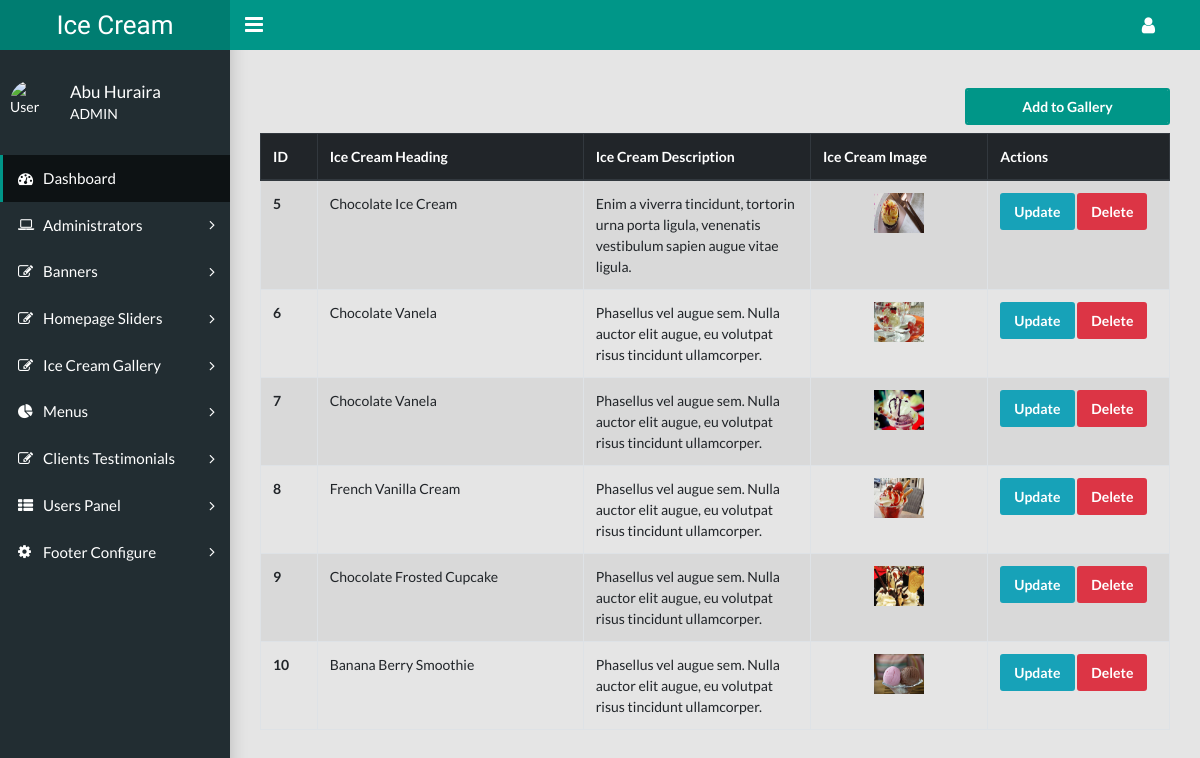
The page /admin/galleries.php (signed in) on the database its author committed.
### tables this page shows
CREATE TABLE IF NOT EXISTS `galleries` (
  `gl_img_id` int(11) NOT NULL,
  `gl_img_heading` varchar(255) NOT NULL,
  `gl_img_desc` text NOT NULL,
  `gl_img_name` varchar(100) NOT NULL
);

### admin/galleries.php (the view, shortened to what this page needs)
<?php
require 'header.php';
$selectImgs = "SELECT * FROM galleries";
$selectionResult = mysqli_query($connect, $selectImgs);
?>
<div class="row">
        <div class="col-md-3 col-lg-3 col-sm-6 col-xs-6 offset-md-9 offset-lg-9">
            <form action="add-to-gallery.php">
                <button class="btn btn-primary form-control my-2">Add to Gallery</button>
            </form>
        </div>
    </div>
<table class="table table-striped table-bordered">
    <thead class="thead-dark">
        <tr>
            <th scope="col">ID</th>
            <th scope="col">Ice Cream Heading</th>
            <th scope="col">Ice Cream Description</th>
            <th scope="col">Ice Cream Image</th>
            <th scope="col">Actions</th>
        </tr>
    </thead>
    <tbody>
    <?php foreach($selectionResult as $value){ ?>
        <tr>
            <th scope="row"><?php echo $value['gl_img_id'] ?></th>
            <td><?php echo $value['gl_img_heading'] ?></td>
            <td width="25%"><?php echo $value['gl_img_desc'] ?></td>
            <td class="text-center"><img src="uploads/images/icecream/<?php echo $value['gl_img_name'] ?>" width="50" height="40"></td>
            <td width="20%">
                <a href="ice-cream-update.php?id=<?php echo $value['gl_img_id'] ?>" class="btn btn-info">Update</a>
                <a href="inc/delete-ice-cream.php?id=<?php echo $value['gl_img_id'] ?>" class="btn btn-danger" data-toggle="modal" data-target="#exampleModal<?php echo $value['gl_img_id'] ?>">Delete</a>
            </td>
        </tr>
    <?php } ?>
    </tbody>
</table>
<?php
require 'footer.php';
?>

### rows shown on the page
galleries: gl_img_id "5", gl_img_heading "Chocolate Ice Cream", gl_img_desc "Enim a viverra tincidunt, tortorin urna porta ligula, venenatis vestibulum sapien augue vitae ligula.", gl_img_name (picture)
galleries: gl_img_id "6", gl_img_heading "Chocolate Vanela", gl_img_desc "Phasellus vel augue sem. Nulla auctor elit augue, eu volutpat risus tincidunt ullamcorper.", gl_img_name (picture)
galleries: gl_img_id "7", gl_img_heading "Chocolate Vanela", gl_img_desc "Phasellus vel augue sem. Nulla auctor elit augue, eu volutpat risus tincidunt ullamcorper.", gl_img_name (picture)
galleries: gl_img_id "8", gl_img_heading "French Vanilla Cream", gl_img_desc "Phasellus vel augue sem. Nulla auctor elit augue, eu volutpat risus tincidunt ullamcorper.", gl_img_name (picture)
galleries: gl_img_id "9", gl_img_heading "Chocolate Frosted Cupcake", gl_img_desc "Phasellus vel augue sem. Nulla auctor elit augue, eu volutpat risus tincidunt ullamcorper.", gl_img_name (picture)
galleries: gl_img_id "10", gl_img_heading "Banana Berry Smoothie", gl_img_desc "Phasellus vel augue sem. Nulla auctor elit augue, eu volutpat risus tincidunt ullamcorper.", gl_img_name (picture)
